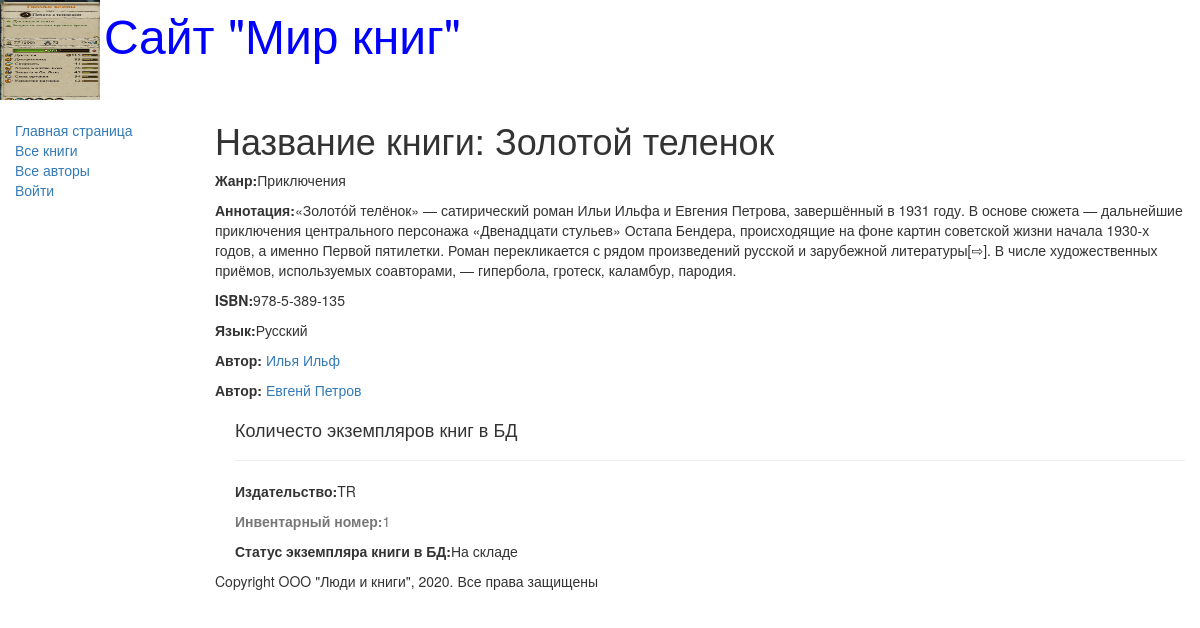
/catalog/books/1, run on the app's committed database.
### catalog/models.py (models this page shows, shortened)
class Book(models.Model):
    title = models.CharField(max_length=200,
                             help_text='Введите названия книги',
                             verbose_name='Название книги')
    genre = models.ForeignKey('Genre', on_delete=models.CASCADE,
                              help_text='Выберите жанр книги',
                              verbose_name='Жанр книги', null=True)
    language = models.ForeignKey('Language', on_delete=models.CASCADE,
                                 help_text='Выберите язык книги',
                                 verbose_name='Язык книги', null=True)
    author = models.ManyToManyField('Author',
                                    help_text='Выберите автора книги',
                                    verbose_name='Автор книги')
    summary = models.TextField(max_length=1000,
                               help_text='Введите краткое описание книги',
                               verbose_name='Аннотация книг')
    isbn = models.CharField(max_length=13,
                            help_text='Должно содержать 13 символов',
                            verbose_name='ISBN книги')
    def display_author(self):
        return ", ".join([author.last_name for author in self.author.all()])
    display_author.short_description = 'Авторы'

class Genre(models.Model):
    name = models.CharField(max_length=200,
                            help_text='Введите жанр книги',
                            verbose_name='Жанр книги')
    def __str__(self):
        return self.name

class Language(models.Model):
    name = models.CharField(max_length=20,
                            help_text='Введите язык книги',
                            verbose_name='Язык книги')
    def __str__(self):
        return self.name

class Author(models.Model):
    first_name = models.CharField(max_length=100,
                                  help_text="Введите имя автора",
                                  verbose_name="Имя автора")
    last_name = models.CharField(max_length=100,
                                 help_text="Введите фамилию автора",
                                 verbose_name="Фамилия автора")
    data_of_birth = models.DateField(help_text="Введите дату рождения",
                                     verbose_name='Дату рождения',
                                     null=True, blank=True)
    data_of_death = models.DateField(help_text='Введите дату смерти',
                                     verbose_name='Дата смерти',
                                     null=True, blank=True)

class BookInstance(models.Model):
    book = models.ForeignKey('Book', on_delete=models.CASCADE, null=True)
    inv_nom = models.CharField(max_length=20, null=True,
                               help_text='Введите инвентарный номер экземпляра',
                               verbose_name='Инвентарный номер')
    imprint = models.CharField(max_length=200,
                               help_text='Введите издательство в год выпуска',
                               verbose_name='Издательство')
    status = models.ForeignKey('Status', on_delete=models.CASCADE,
                               null=True, help_text='Изменить состояние экземпляра книги',
                               verbose_name='Статус экземпляра книги')
    due_back = models.DateField(null=True, blank=True,
                                help_text='Введите конец срока статуса',
                                verbose_name='Дата окончания статуса')

class Status(models.Model):
    name = models.CharField(max_length=20,
                            help_text='Введите статус экземпляра книги',
                            verbose_name='Статус экземпяра книги')
    def __str__(self):
        return self.name

### catalog/views.py (the view)
# urls.py: path('books/<int:id>', BookDetailView.as_view(), name='book-detail'),
class BookDetailView(APIView):
    renderer_classes = [TemplateHTMLRenderer]
    template_name = 'book_detail.html'
    def get(self, request: None, id: int) -> Response:
        book = Book.objects.get(pk=id)
        author = book.author.all()
        book_instance_set = book.bookinstance_set.all()
        return Response({
            'book': BookDetailSerializer(book).data,
            'authors': BookAuthorDetailSerializer(author, many=True).data,
            'book_instance_set': BookInstanceDetailSerializer(book_instance_set, many=True).data,
                         })

### catalog/templates/book_detail.html (shortened to what this page needs)
{% extends "base_generic.html" %}
{% block content %}
    <h1>Название книги: {{ book.title }}</h1>
    <p><strong>Жанр:</strong>{{ book.genre }}</p>
    <p><strong>Аннотация:</strong>{{ book.summary }}</p>
    <p><strong>ISBN:</strong>{{ book.isbn }}</p>
    <p><strong>Язык:</strong>{{ book.language }}</p>
        {% for author in authors %}
            <p><strong>Автор:</strong>
               <a href="">{{ author.first_name }}
                          {{ author.last_name}}</a></p>
        {% endfor %}
    <div style="margin-left:20px;margin-top:20px">
        <h4>Количесто экземпляров книг в БД</h4>
        {% for copy in book_instance_set %}
            <hr>
            <p><strong>Издательство:</strong>{{ copy.imprint }}</p>
            <p class="text-muted"><strong>Инвентарный номер:</strong>{{ copy.id }}</p>
            <p><strong>Статус экземпляра книги в БД:</strong>{{ copy.status }}</p>
        {% endfor %}
    </div>
{% endblock %}

### data on the page
Book: title "Золотой теленок", summary "«Золото́й телёнок» — сатирический роман Ильи Ильфа и Евгения Петрова, завершённый в 1931 году. В основе сюжета — дальнейшие приключения центрального персонажа «Двенадцати стульев» Остапа Бендера, происходящие на фоне картин советской жизни начала 1930-х годов, а именно Первой пятилетки. Роман перекликается с рядом произведений русской и зарубежной литературы[⇨]. В числе художественных приёмов, используемых соавторами, — гипербола, гротеск, каламбур, пародия.", isbn "978-5-389-135"
Genre: genre "Приключения"
Language: language "Русский"
Author: first_name "Илья", last_name "Ильф"
Author: first_name "Евгенй", last_name "Петров"
BookInstance: imprint "TR"
Status: status "На складе"

### other printed values
{{ copy.id }} "1"
